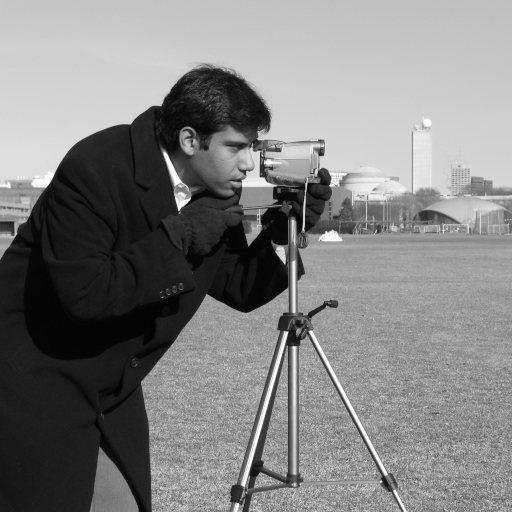
#> input picture final_submission/data/original/image_066.png, 512 x 512 px
$ python exp_principal_component_variant.py
#> lines starting #> are read from the running program, lines starting #| are printed output that depends on the picture; after the words box and inside, x2 and y2 are one past the last pixel; in counts of white or black regions, pixels touching at a corner belong together
### final_submission/source_code/src/logo.py
"""
logo.py
=======
Procedural binary watermark logo (moved out of run_experiment.py unchanged so that
every script uses exactly the same watermark; no external/copyrighted asset).
"""

import numpy as np
from PIL import Image, ImageDraw, ImageFont


def make_watermark_logo(size=64, text="CYBERION"):
    """Procedurally generate a binary logo watermark (no external/copyrighted asset)."""
#> called with size = 64, text = 'CYBERION'
    img = Image.new("L", (size * 4, size), color=0)
#> img: PIL image 256x64 L; every value is 0
    draw = ImageDraw.Draw(img)
    try:
        font = ImageFont.load_default()
    except Exception:
        font = None
    draw.rectangle([0, 0, size * 4 - 1, size - 1], outline=255, width=3)
    draw.text((10, size // 2 - 6), text, fill=255, font=font)
    img = img.resize((size, size))
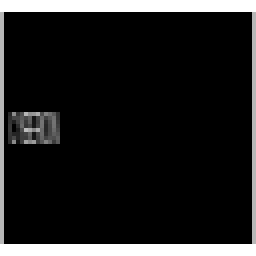
#> img: PIL image 64x64 L (shown 4 times larger); min 0, max 255, mean 31.1
    arr = np.array(img).astype(np.float64)
    arr = (arr > 100).astype(np.float64) * 255.0
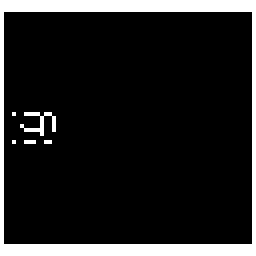
#> arr: shape (64, 64) float64 (shown 4 times larger); 12.9% white; 6 white regions (4 under 20 px), largest, box (x1, y1, x2, y2) and area: (0, 0, 64, 64) 500, (5, 28, 14, 34) 20
    return arr

### final_submission/source_code/src/metrics.py
"""
metrics.py
==========
Quantitative evaluation metrics for watermarking quality (imperceptibility)
and robustness (extraction fidelity under attack).

Definitions (x = reference, y = test, N = number of pixels)
    MSE  = (1/N) * sum (x - y)^2
    PSNR = 10 * log10(255^2 / MSE)                       [dB]; undefined (inf) if MSE = 0
    SSIM = mean local structural similarity (Wang et al., 2004), 7x7 uniform window
    NC   = sum(W * W') / (||W|| * ||W'||)                [0..1 for non-negative images]
    ZNCC = Pearson correlation of the two images (mean-centred NC), in [-1, 1]
    BER  = fraction of pixels whose binarised value differs

Notes
  * NC as defined here is NOT mean-centred, so two non-negative images always
    have NC >= 0 and a fully black extraction gives NC = 0 by convention.
  * PSNR is capped at 100 dB when the images are identical so that averages stay
    finite (the original code returned scikit-image's inf).
"""

import numpy as np
from skimage.metrics import peak_signal_noise_ratio as _psnr
from skimage.metrics import structural_similarity as _ssim

PSNR_CAP_DB = 100.0


def _prep(a: np.ndarray, b: np.ndarray):
    a = np.clip(np.asarray(a, dtype=np.float64), 0, 255)
    b = np.clip(np.asarray(b, dtype=np.float64), 0, 255)
    if a.shape != b.shape:
        raise ValueError(f"shape mismatch: {a.shape} vs {b.shape}")
    return a, b


def mse(original: np.ndarray, test: np.ndarray) -> float:
    a, b = _prep(original, test)
    return float(np.mean((a - b) ** 2))


def psnr(original: np.ndarray, test: np.ndarray) -> float:
    """Peak Signal-to-Noise Ratio in dB. Higher = more imperceptible."""
    a, b = _prep(original, test)
    if np.array_equal(a, b):
        return PSNR_CAP_DB
    return float(min(_psnr(a, b, data_range=255), PSNR_CAP_DB))


# [4 lines left out: function ssim, not called in this run]


def normalized_correlation(original_wm: np.ndarray, extracted_wm: np.ndarray) -> float:
    """
    Normalized Correlation (NC) between the original and extracted watermark.
    NC = 1.0 -> perfect extraction. NC used ubiquitously in watermarking
    literature to score robustness (typically NC > 0.75 is "recognizable").
    """
    a = np.asarray(original_wm, dtype=np.float64).flatten()
    b = np.asarray(extracted_wm, dtype=np.float64).flatten()
    if a.shape != b.shape:
        raise ValueError(f"shape mismatch: {original_wm.shape} vs {extracted_wm.shape}")
    num = np.sum(a * b)
    den = np.sqrt(np.sum(a ** 2)) * np.sqrt(np.sum(b ** 2))
    if den == 0:
        return 0.0
    return float(num / den)


# [30 lines left out: functions zero_normalized_correlation, bit_error_rate, not called in this run]

### final_submission/source_code/src/watermark_core.py
"""
watermark_core.py
==================
Hybrid DWT-DCT-SVD Digital Image Watermarking Engine.

Algorithm summary
------------------
EMBEDDING:
  1. Host (cover) image  -> 1-level 2D DWT (Haar)  -> subbands {LL, LH, HL, HH}
  2. Target subband (default: LL)  -> 2D DCT of the WHOLE sub-band (global, not
     block-wise; see CHANGELOG 'doc-fix-1': earlier docstrings said "block-level")
  3. DCT coefficient matrix -> SVD:            A = U . S . V^T
  4. Watermark image (grayscale, resized to subband shape) -> SVD:
                                                W = Uw . Sw . Vw^T
  5. Modify singular values of the host subband:
                                     S' = S + alpha * Sw
  6. Reconstruct:      A' = U . S' . V^T   -> inverse DCT -> modified subband
  7. Replace subband, apply inverse DWT -> watermarked image

EXTRACTION (NON-blind: requires the embedding "key" = {S_original, Uw, Vtw,
alpha, ...} saved at embedding time, and in particular the singular values of the
ORIGINAL host sub-band; this is the usual set-up for SVD ownership schemes where
the key is held by the copyright owner).  [The original text called this
"semi-blind"; because S_original is derived from the unmarked host it is
non-blind in the standard taxonomy.]
  1. Possibly-attacked watermarked image -> DWT -> target subband -> DCT -> SVD -> S_att
  2. Sw_extracted = (S_att - S_original) / alpha
  3. Watermark_extracted = Uw . Sw_extracted . Vw^T

KNOWN LIMITATION (measured in `run_batch_experiment.py`, experiment E4):
the logo's *identity* lives in the key (Uw, Vtw), not in the image.  The
extractor therefore reproduces "the key owner's logo" even when a different logo
was embedded.  A high NC value measures *fidelity of the recovered singular
values*, not proof of ownership.  This is the well-known false-positive problem
of SVD-based watermarking.

alpha (embedding strength) trades off imperceptibility (PSNR/SSIM of watermarked
image) against robustness (NC/BER of extracted watermark after attacks).

The numerical behaviour of embed_watermark / extract_watermark is IDENTICAL to
the original submission; only input validation and documentation were added.
"""

from __future__ import annotations

import numpy as np
import pywt
from scipy.fftpack import dct, idct
from skimage.transform import resize

_SUBBANDS = ("LL", "LH", "HL", "HH")


# ---------------------------------------------------------------------------
# Transform helpers
# ---------------------------------------------------------------------------

def dct2(block: np.ndarray) -> np.ndarray:
    """Orthonormal 2-D DCT-II."""
    return dct(dct(block.T, norm="ortho").T, norm="ortho")


def idct2(block: np.ndarray) -> np.ndarray:
    """Inverse of :func:`dct2`."""
    return idct(idct(block.T, norm="ortho").T, norm="ortho")


# [105 lines left out: functions _check_2d, embed_watermark, extract_watermark, not called in this run]

### final_submission/source_code/src/exp_principal_component_variant.py
"""
exp_principal_component_variant.py
==================================
Small negative-result experiment: does embedding the logo's principal component
PC = Uw.diag(Sw) (instead of only its singular values) cure the false-positive
problem?  Variant: D = diag(S) + alpha*PC ; SVD(D) = U1 S1 V1^T ; host' = U S1 Vt.
Extraction: D* = U1 S1* V1^T ; PC* = (D* - diag(S))/alpha ; W* = PC* Vw^T.

Outcome (printed): the key {U1, V1^T, S, Vw^T} already contains the whole logo, so an
UNWATERMARKED host decodes to NC ~ 0.98 -> the variant is *worse* than the project's
scheme with respect to false positives.  Not used anywhere else.
"""
import os
import numpy as np
import pywt
from PIL import Image
from skimage.transform import resize

from logo import make_watermark_logo
from metrics import normalized_correlation as nc, psnr
from watermark_core import dct2, idct2

ROOT = os.path.abspath(os.path.join(os.path.dirname(__file__), "..", ".."))


def emb_pc(host, wm, alpha):
    LL, (LH, HL, HH) = pywt.dwt2(host, "haar")
    wr = resize(wm, LL.shape, anti_aliasing=True, preserve_range=True) / 255.0
    U, S, Vt = np.linalg.svd(dct2(LL))
    Uw, Sw, Vtw = np.linalg.svd(wr)
    D = np.diag(S) + alpha * (Uw * Sw)
    U1, S1, V1t = np.linalg.svd(D)
    out = pywt.idwt2((idct2((U * S1) @ Vt), (LH, HL, HH)), "haar")[:host.shape[0], :host.shape[1]]
    return np.clip(out, 0, 255), dict(U1=U1, V1t=V1t, S=S, Vtw=Vtw, alpha=alpha, ts=LL.shape, ws=wm.shape)


def ext_pc(img, key):
    LL, _ = pywt.dwt2(img, "haar")
    if LL.shape != key["ts"]:
        LL = resize(LL, key["ts"], anti_aliasing=True, preserve_range=True)
    S1s = np.linalg.svd(dct2(LL), compute_uv=False)
    D = (key["U1"] * S1s) @ key["V1t"]
    W = ((D - np.diag(key["S"])) / key["alpha"]) @ key["Vtw"]
    return np.clip(resize(W, key["ws"], anti_aliasing=True, preserve_range=True) * 255, 0, 255)


if __name__ == "__main__":
    wm, wmB = make_watermark_logo(), make_watermark_logo(text="OTHERLOGO")
#> in make_watermark_logo (call 2), `arr = (arr > 100).astype(np.float64) * 255.0`: arr: shape (64, 64) float64; 12.8% white; 10 white regions (9 under 20 px), largest, box (x1, y1, x2, y2) and area: (0, 0, 64, 64) 500
    host = np.asarray(Image.open(os.path.join(ROOT, "data", "original", "image_066.png")), dtype=np.float64)
    other = np.asarray(Image.open(os.path.join(ROOT, "data", "original", "image_064.png")), dtype=np.float64)
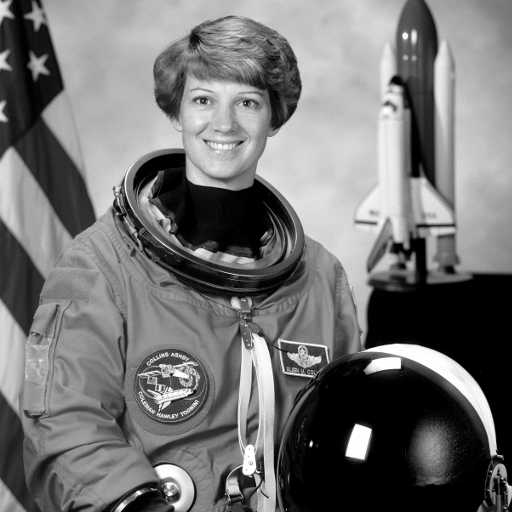
#> input picture final_submission/data/original/image_064.png, 512 x 512 px
    for a in (0.1, 1.0, 5.0):
        w, k = emb_pc(host, wm, a)
        wB, kB = emb_pc(host, wmB, a)
        print(f"alpha={a:<4} PSNR={psnr(host, w):6.2f} dB | genuine NC={nc(wm, ext_pc(w, k)):.3f} | "
              f"UNwatermarked host NC={nc(wm, ext_pc(host, k)):.3f} | other image NC={nc(wm, ext_pc(other, k)):.3f} | "
              f"logo B decoded with key A NC_A={nc(wm, ext_pc(wB, k)):.3f}")
#> this loop made 3 passes
#| alpha=0.1  PSNR= 98.24 dB | genuine NC=0.981 | UNwatermarked host NC=0.981 | other image NC=0.486 | logo B decoded with key A NC_A=0.981
#| alpha=1.0  PSNR= 78.26 dB | genuine NC=0.981 | UNwatermarked host NC=0.981 | other image NC=0.708 | logo B decoded with key A NC_A=0.981
#| alpha=5.0  PSNR= 64.37 dB | genuine NC=0.981 | UNwatermarked host NC=0.981 | other image NC=0.835 | logo B decoded with key A NC_A=0.981
#> pass 1, in emb_pc, `LL, (LH, HL, HH) = pywt.dwt2(host, "haar")`:
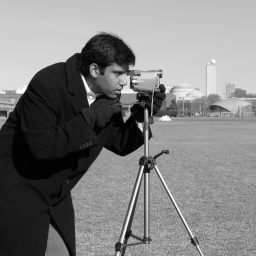
#> LL: shape (256, 256) float64; min 3.5, max 510, mean 258.1; drawn with min black and max white
#> pass 1, in emb_pc, `LL, (LH, HL, HH) = pywt.dwt2(host, "haar")`:
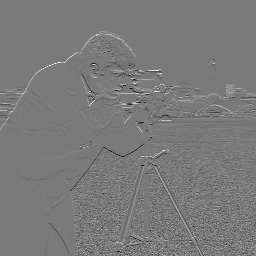
#> LH: shape (256, 256) float64; min -117, max 127, mean 0.2; drawn with min black and max white
#> pass 1, in emb_pc, `LL, (LH, HL, HH) = pywt.dwt2(host, "haar")`:
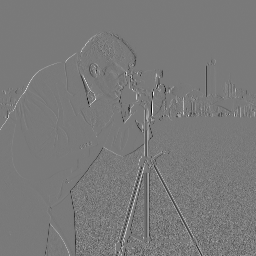
#> HL: shape (256, 256) float64; min -170.5, max 186.5, mean -0.2; drawn with min black and max white
#> pass 1, in emb_pc, `LL, (LH, HL, HH) = pywt.dwt2(host, "haar")`:
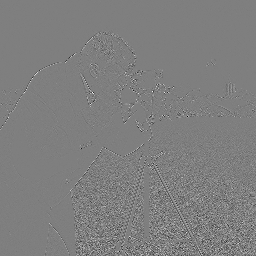
#> HH: shape (256, 256) float64; min -69.5, max 70, mean 0; drawn with min black and max white
